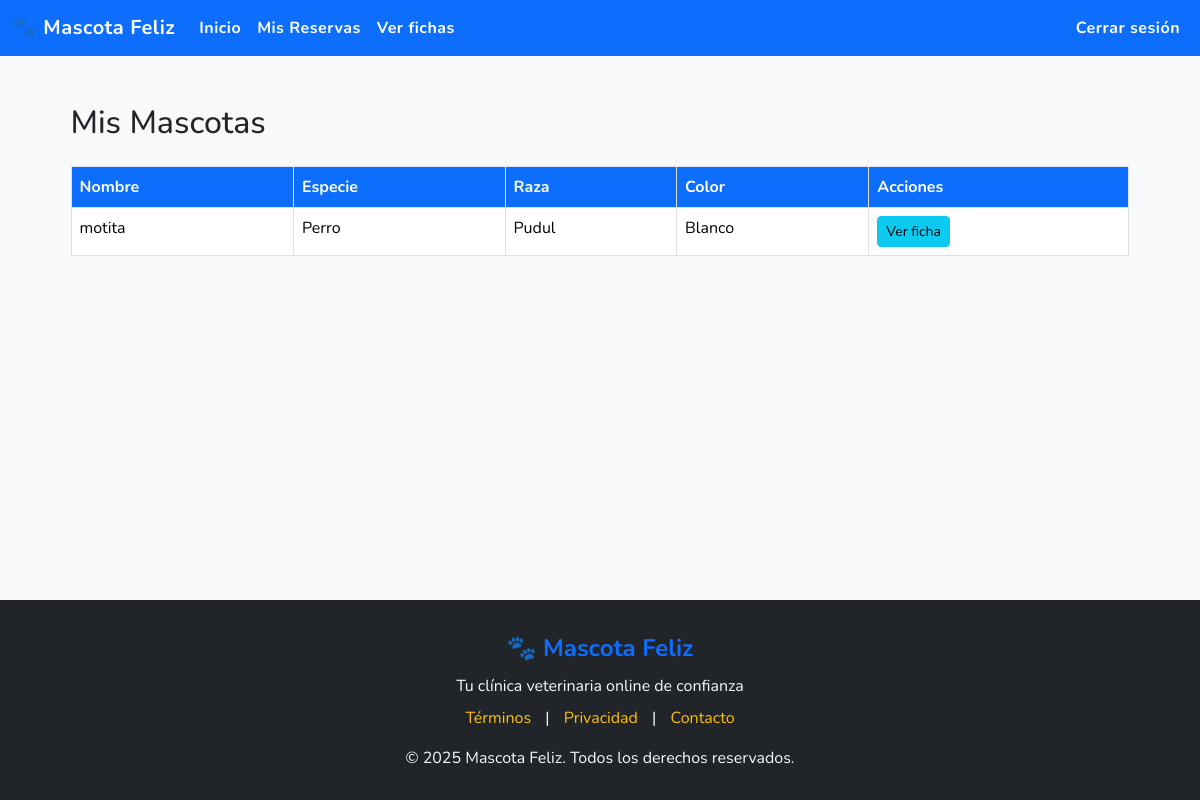
Screenshot of /cliente/mascotas/ (signed in) with the database file from the repository.
### core/models.py (models this page shows, shortened)
class Mascota(models.Model):
    SEXO_CHOICES = [
        ('macho', 'Macho'),
        ('hembra', 'Hembra'),
    ]
    ESPECIE_CHOICES = [
        ('perro', 'Perro'),
        ('gato', 'Gato'),
    ]
    dueno = models.ForeignKey(Dueno, on_delete=models.CASCADE, related_name='mascotas')
    nombre = models.CharField(max_length=100)
    chip = models.CharField(max_length=30, blank=True, null=True)
    raza = models.CharField(max_length=100)
    color = models.CharField(max_length=50)
    sexo = models.CharField(max_length=10, choices=SEXO_CHOICES, default='macho')
    especie = models.CharField(max_length=20, choices=ESPECIE_CHOICES, default='perro')
    fecha_nacimiento = models.DateField(null=True, blank=True)

### app/views.py (the view)
# urls.py: path('cliente/mascotas/', views.ver_mis_mascotas, name='ver_mis_mascotas'),
@login_required
def ver_mis_mascotas(request):
    if request.user.tipo_usuario != 'cliente':
        return HttpResponseForbidden("Acceso denegado.")
    mascotas = Mascota.objects.filter(dueno__usuario=request.user)
    return render(request, 'pages/cliente/mascotas.html', {'mascotas': mascotas})

### app/templates/pages/cliente/mascotas.html (shortened to what this page needs)
{% extends 'base/base.html' %}
{% block content %}
<div class="container mt-4">
    <h2 class="mb-4">Mis Mascotas</h2>
    <table class="table table-bordered table-hover">
        <thead>
            <tr>
                <th>Nombre</th>
                <th>Especie</th>
                <th>Raza</th>
                <th>Color</th>
                <th>Acciones</th>
            </tr>
        </thead>
        <tbody>
            {% for mascota in mascotas %}
            <tr>
                <td>{{ mascota.nombre }}</td>
                <td>{{ mascota.get_especie_display }}</td>
                <td>{{ mascota.raza }}</td>
                <td>{{ mascota.color }}</td>
                <td>
                    <a href="{% url 'ver_mascota' mascota.id %}" class="btn btn-sm btn-info">Ver ficha</a>
                </td>
            </tr>
            {% empty %}
            <tr>
                <td colspan="5">No tienes mascotas registradas.</td>
            </tr>
            {% endfor %}
        </tbody>
    </table>
</div>
{% endblock %}

### app/templates/base/base.html (style rules this page uses)
html, body { height: 100%; min-height: 100%; }
body { display: flex; flex-direction: column; min-height: 100vh; font-family: 'Nunito', sans-serif; background-color: #f8f9fa; color: #212529; }
.container { max-width: 96%; flex: 1 0 auto; }
.card-header, .table thead th { background-color: #0d6efd; color: #fff; font-weight: 700; }

### rows the page displays
Mascota: nombre "motita", especie "Perro", raza "Pudul", color "Blanco"
